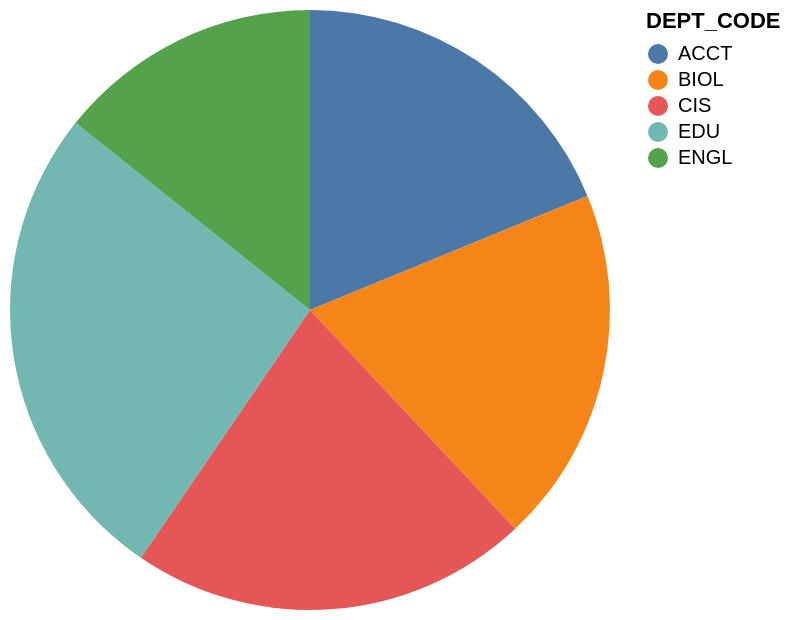

Describe this chart as a Vega-Lite specification.
### Vega-Lite specification from a JSON file in a GitHub repository (floating-point values rounded to 4 significant figures)
{"data": {"values": [{"x_data": "ACCT", "y_data": 2.777}, {"x_data": "BIOL", "y_data": 2.84}, {"x_data": "CIS", "y_data": 3.18}, {"x_data": "EDU", "y_data": 3.87}, {"x_data": "ENGL", "y_data": 2.11}]}, "mark": "arc", "encoding": {"theta": {"field": "y_data", "type": "quantitative", "title": "avg(stu_gpa)"}, "color": {"field": "x_data", "type": "nominal", "title": "DEPT_CODE"}}}
